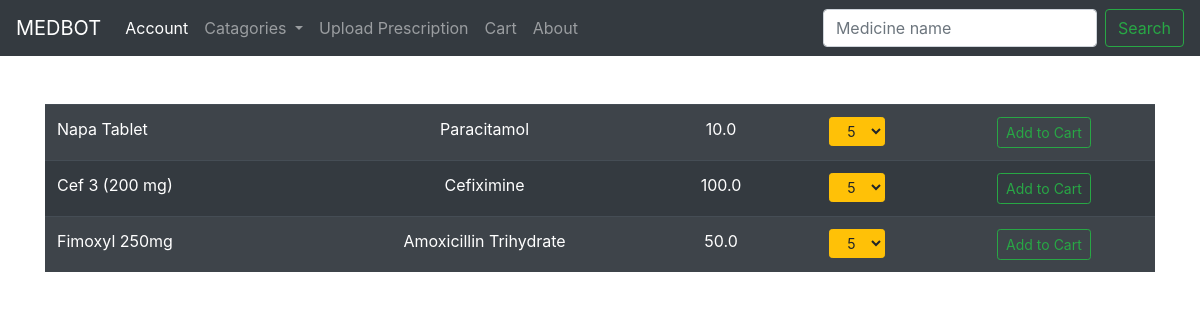
The app's page /, older data.
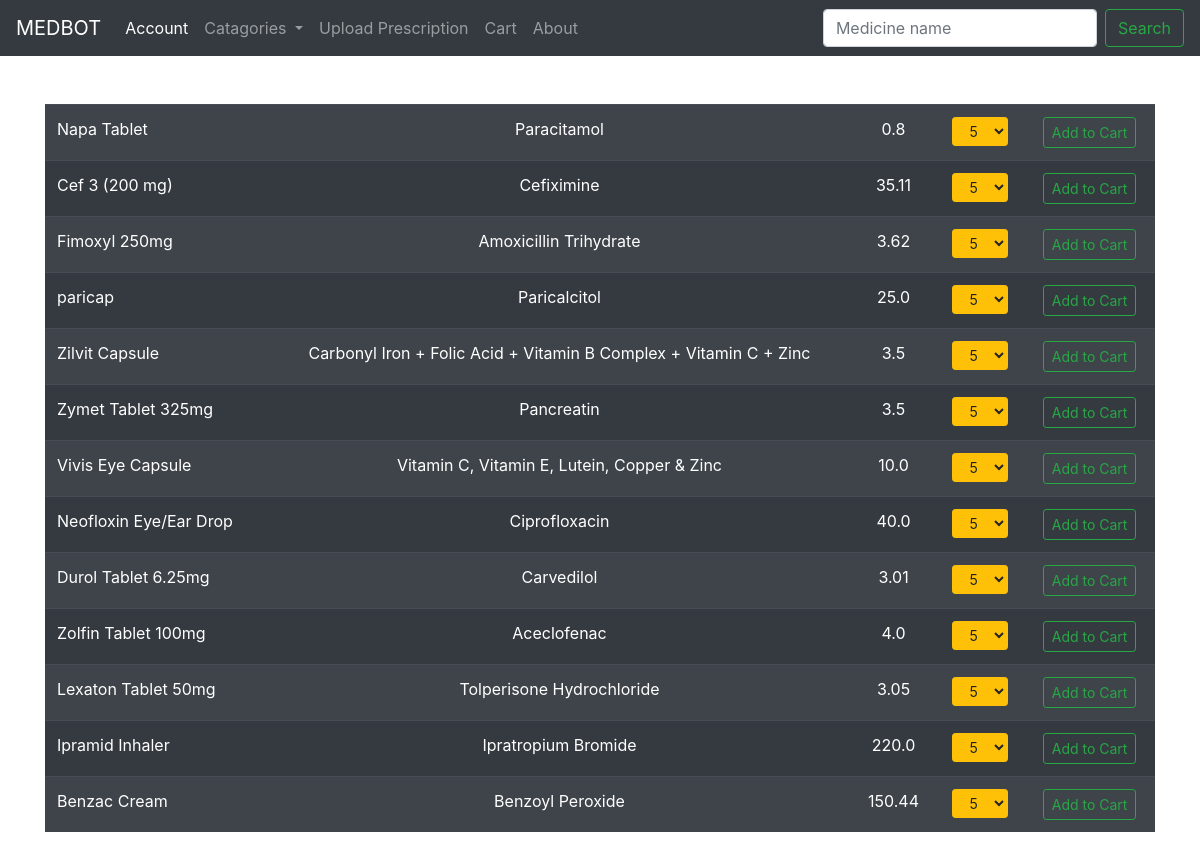
The same page, newer data.
### medbot_app/models.py (models this page shows, shortened)
class Inventory(models.Model):
	MUSTPRESCRIBED = 'MP'
	MUSTNOTPRESCRIBE = 'MNP'
	MEDICINESTATUS = [
		(MUSTPRESCRIBED, 'Must be Prescribed'),
		(MUSTNOTPRESCRIBE, 'Must not be Prescribed'),
	]
	GENERAL = 'A'
	BLOOD = 'B'
	DIGESTIVE = 'D'
	EYE = 'F'
	EAR = 'H'
	CIRCULATORY = 'K'
	MUSCULOSKELETAL = 'L'
	NEUROLOGICAL = 'N'
	PSYCHOLOGICAL = 'P'
	RESPIRATORY = 'R'
	SKIN = 'S'
	ENDORCRINE = 'T'
	UROLOGY = 'U'
	PREGNANCY = 'W'
	FEMALEGENITAL = 'X'
	MALEGENITAL = 'Y'
	SOCIALPROB = 'Z'
	MEDICINECATAGORIES = [
		(GENERAL, 'General and unspecified'),
		(BLOOD, 'Blood, blood forming organs, lymphatics, spleen'),
		(DIGESTIVE, 'Digestive'),
		(EYE, 'Eye'),
		(EAR, 'Ear'),
		(CIRCULATORY, 'Circulatory'),
		(MUSCULOSKELETAL, 'Musculoskeletal'),
		(NEUROLOGICAL, 'Neorological'),
		(PSYCHOLOGICAL, 'Psychological'),
		(RESPIRATORY, 'Respiratory'),
		(SKIN, 'Skin'),
		(ENDORCRINE, 'Endocrine, metabolic and nutritional'),
		(UROLOGY, 'Urology'),
		(PREGNANCY, 'Pregnancy, childbirth, family planning'),
		(FEMALEGENITAL, 'Female genital system and breast'),
		(MALEGENITAL, 'Male genital system'),
		(SOCIALPROB, 'Social problems'),
	]
	med_name = models.CharField(max_length = 200)
	med_id = models.BigAutoField(primary_key = True, serialize=False)
	med_price = models.FloatField(max_length = 10)
	med_quantity = models.PositiveIntegerField()
	med_status = models.CharField(max_length = 3, choices = MEDICINESTATUS, default=MUSTPRESCRIBED)
	med_catagory = models.CharField(max_length = 2, choices = MEDICINECATAGORIES, default = GENERAL)
	med_generic = models.CharField(max_length = 100)
	pharmacy_id = models.ForeignKey(Employee, on_delete = models.CASCADE)

### medbot_app/views.py (the view)
# urls.py: path('', views.home, name='home'),
def home(request):
	if request.method == "POST":
		medname = request.POST['search']
		obj = Inventory.objects.filter(Q (med_name__icontains = medname) | Q(med_generic__icontains = medname))
		context = { }
		if obj:
			context = {'all': obj}
		else:
			context = {'noresults': "No Medicine found"}
		return render(request, 'home.html', context)
	else:
		obj = Inventory.objects.all()
		context = {'all': obj}
		return render(request, 'home.html', context)

### medbot_app/templates/home.html (shortened to what this page needs)
{% extends 'base.html' %}
{% block content %}
<br>
	{% if all %}
	<div class="table-responsive">
		<table class="table table-striped table-dark">
			{% for things in all %}
				<tr>
					<td>{{ things.med_name }}</td>
					<td><center>{{ things.med_generic }}</center></td>
					<td><center>{{ things.med_price }}</td>
					<td><center>
						<div class="dropdown">
						    <select class="btn btn-warning btn-sm" id="inlineFormCustomSelect" name="quantity">
					        <option value="5"selected>5</option>
					        </select>
						</div>
					<td><center><button type="submit" onclick ="{% url 'add' things.med_id %}" class="btn btn-outline-success btn-sm">Add to Cart</button></center></td>
				</tr>
			{% endfor %}
		</table>
	</div>
	{% endif %}
{% endblock %}

Row changes from the older to the newer data that the page shows:
changed Inventory "Napa Tablet": med_price "10.0" → "0.8"
changed Inventory "Cef 3 (200 mg)": med_price "100.0" → "35.11"
changed Inventory "Fimoxyl 250mg": med_price "50.0" → "3.62"
added Inventory: med_name "paricap", med_generic "Paricalcitol", med_price "25.0"
added Inventory: med_name "Zilvit Capsule", med_generic "Carbonyl Iron + Folic Acid + Vitamin B Complex + Vitamin C + Zinc", med_price "3.5"
added Inventory: med_name "Zymet Tablet 325mg", med_generic "Pancreatin", med_price "3.5"
added Inventory: med_name "Vivis Eye Capsule", med_generic "Vitamin C, Vitamin E, Lutein, Copper & Zinc", med_price "10.0"
added Inventory: med_name "Neofloxin Eye/Ear Drop", med_generic "Ciprofloxacin", med_price "40.0"
added Inventory: med_name "Durol Tablet 6.25mg", med_generic "Carvedilol", med_price "3.01"
added Inventory: med_name "Zolfin Tablet 100mg", med_generic "Aceclofenac", med_price "4.0"
added Inventory: med_name "Lexaton Tablet 50mg", med_generic "Tolperisone Hydrochloride", med_price "3.05"
added Inventory: med_name "Ipramid Inhaler", med_generic "Ipratropium Bromide", med_price "220.0"
added Inventory: med_name "Benzac Cream", med_generic "Benzoyl Peroxide", med_price "150.44"
